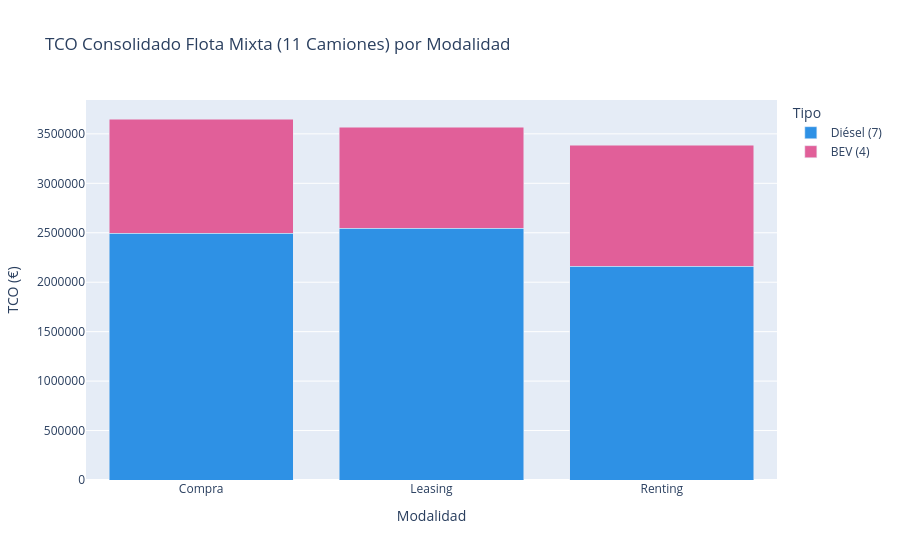

Here is the notebook cell this chart was saved with:
### Code cell
# Visualización Plotly: Consolidado Mixto
data_mixed = []
for mod in ["compra", "leasing", "renting"]:
    data_mixed.append({"Modalidad": mod.capitalize(), "Tipo": "Diésel (7)", "TCO (€)": abs(tabla["flota_mixta"][mod]["tco_diesel_subtotal"])})
    data_mixed.append({"Modalidad": mod.capitalize(), "Tipo": "BEV (4)", "TCO (€)": abs(tabla["flota_mixta"][mod]["tco_ev_subtotal"])})

df_mixed = pd.DataFrame(data_mixed)

fig2 = px.bar(df_mixed, x="Modalidad", y="TCO (€)", color="Tipo", barmode="stack",
             title="TCO Consolidado Flota Mixta (11 Camiones) por Modalidad",
             color_discrete_sequence=px.colors.qualitative.Dark24)
fig2.update_layout(yaxis_tickformat=".0f")
fig2.show()

### Figure 1 — Plotly figure (JSON) as saved in the notebook; plotly's stock layout.template omitted (floating-point values rounded to 4 significant figures)
{"data": [{"alignmentgroup": "True", "hovertemplate": "Tipo=Diésel (7)<br>Modalidad=%{x}<br>TCO (€)=%{y}<extra></extra>", "legendgroup": "Diésel (7)", "marker": {"color": "#2E91E5", "pattern": {"shape": ""}}, "name": "Diésel (7)", "offsetgroup": "Diésel (7)", "orientation": "v", "showlegend": true, "textposition": "auto", "type": "bar", "x": ["Compra", "Leasing", "Renting"], "xaxis": "x", "y": [2497000.0, 2547000.0, 2163000.0], "yaxis": "y"}, {"alignmentgroup": "True", "hovertemplate": "Tipo=BEV (4)<br>Modalidad=%{x}<br>TCO (€)=%{y}<extra></extra>", "legendgroup": "BEV (4)", "marker": {"color": "#E15F99", "pattern": {"shape": ""}}, "name": "BEV (4)", "offsetgroup": "BEV (4)", "orientation": "v", "showlegend": true, "textposition": "auto", "type": "bar", "x": ["Compra", "Leasing", "Renting"], "xaxis": "x", "y": [1153000.0, 1021000.0, 1223000.0], "yaxis": "y"}], "layout": {"barmode": "stack", "legend": {"title": {"text": "Tipo"}, "tracegroupgap": 0}, "title": {"text": "TCO Consolidado Flota Mixta (11 Camiones) por Modalidad"}, "xaxis": {"anchor": "y", "domain": [0, 1], "title": {"text": "Modalidad"}}, "yaxis": {"anchor": "x", "domain": [0, 1], "tickformat": ".0f", "title": {"text": "TCO (€)"}}}}
